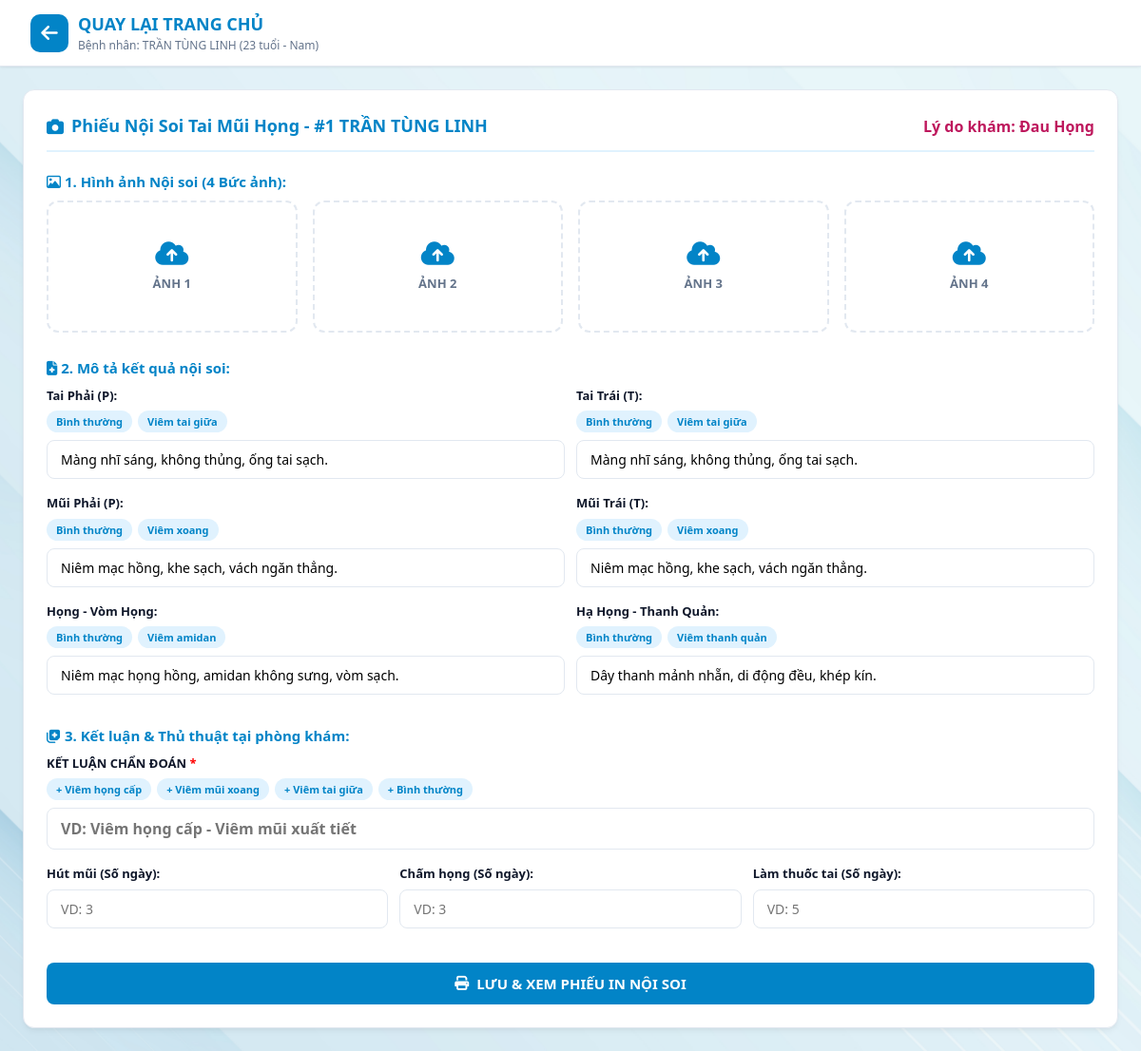
/noisoi/1, run on the app's committed database.
### tables this page shows
CREATE TABLE patients (
    id INTEGER PRIMARY KEY AUTOINCREMENT,
    full_name TEXT NOT NULL,
    age INTEGER,
    gender TEXT,
    address TEXT,
    symptom TEXT,
    created_at TIMESTAMP DEFAULT CURRENT_TIMESTAMP
);

### app.py (the view, shortened to what this page needs)
@app.route('/noisoi/<int:patient_id>', methods=['GET', 'POST'])
def form_noisoi(patient_id):
    db = get_db()
    patient = db.execute('SELECT * FROM patients WHERE id = ?', (patient_id,)).fetchone()
    return render_template('form_noisoi.html', patient=patient, settings=get_settings())

### app.py (called while the page is built)
def get_db():
    db = getattr(g, '_database', None)
    if db is None:
        db = g._database = sqlite3.connect(app.config['DATABASE'])
        db.row_factory = sqlite3.Row
    return db

@app.teardown_appcontext
def close_connection(exception):
    db = getattr(g, '_database', None)
    if db is not None:
        db.close()

def get_settings():
    db = get_db()
    db.execute('''
        CREATE TABLE IF NOT EXISTS settings (
            key TEXT PRIMARY KEY,
            value TEXT
        )
    ''')
    rows = db.execute('SELECT key, value FROM settings').fetchall()
    return {r['key']: r['value'] for r in rows}

### templates/form_noisoi.html (shortened to what this page needs)
<!DOCTYPE html>
<html lang="vi">
<head>
    <link rel="stylesheet" href="https://cdnjs.cloudflare.com/ajax/libs/font-awesome/6.4.0/css/all.min.css">
    <link rel="stylesheet" href="{{ url_for('static', filename='css/style.css') }}">
</head>
<body>
    <header class="app-header">
        <div class="logo-area">
            <a href="/" style="text-decoration: none; color: inherit; display: flex; align-items: center; gap: 10px;">
                <div class="logo-icon"><i class="fa-solid fa-arrow-left"></i></div>
                <div class="logo-text">
                    <h1>QUAY LẠI TRANG CHỦ</h1>
                    <p>Bệnh nhân: {{ patient.full_name }} ({{ patient.age }} tuổi - {{ patient.gender }})</p>
                </div>
            </a>
        </div>
    </header>
    <main class="main-container" style="grid-template-columns: 1fr; max-width: 1100px;">
        <section class="card">
            <div class="card-header">
                <div class="card-title">
                    <i class="fa-solid fa-camera"></i>
                    <span>Phiếu Nội Soi Tai Mũi Họng - #{{ patient.id }} {{ patient.full_name }}</span>
                </div>
                <div style="font-weight: 600; color: #be185d;">Lý do khám: {{ patient.symptom }}</div>
            </div>
            <form action="/noisoi/{{ patient.id }}" method="POST" enctype="multipart/form-data">
                <div class="section-label"><i class="fa-regular fa-image"></i> 1. Hình ảnh Nội soi (4 Bức ảnh):</div>
                <div class="upload-grid">
                    <label class="upload-card">
                        <div id="ph1" class="upload-placeholder">
                            <i class="fa-solid fa-cloud-arrow-up"></i><br><b>ẢNH 1</b>
                        </div>
                    </label>
                    <label class="upload-card">
                        <div id="ph2" class="upload-placeholder">
                            <i class="fa-solid fa-cloud-arrow-up"></i><br><b>ẢNH 2</b>
                        </div>
                    </label>
                    <label class="upload-card">
                        <div id="ph3" class="upload-placeholder">
                            <i class="fa-solid fa-cloud-arrow-up"></i><br><b>ẢNH 3</b>
                        </div>
                    </label>
                    <label class="upload-card">
                        <div id="ph4" class="upload-placeholder">
                            <i class="fa-solid fa-cloud-arrow-up"></i><br><b>ẢNH 4</b>
                        </div>
                    </label>
                </div>
                <div class="section-label"><i class="fa-solid fa-file-medical"></i> 2. Mô tả kết quả nội soi:</div>
                <div class="form-row">
                    <div class="form-group">
                        <label>Tai Phải (P):</label>
                        <div class="template-bar">
                            <button type="button" class="tag-btn" onclick="fillMau('tai_p', 'Màng nhĩ sáng, không thủng, ống tai sạch.')">Bình thường</button>
                            <button type="button" class="tag-btn" onclick="fillMau('tai_p', 'Màng nhĩ sung huyết, ứ dịch đục.')">Viêm tai giữa</button>
                        </div>
                        <input type="text" id="tai_p" name="tai_p" value="Màng nhĩ sáng, không thủng, ống tai sạch.">
                    </div>
                    <div class="form-group">
                        <label>Tai Trái (T):</label>
                        <div class="template-bar">
                            <button type="button" class="tag-btn" onclick="fillMau('tai_t', 'Màng nhĩ sáng, không thủng, ống tai sạch.')">Bình thường</button>
                            <button type="button" class="tag-btn" onclick="fillMau('tai_t', 'Màng nhĩ sung huyết, ứ dịch đục.')">Viêm tai giữa</button>
                        </div>
                        <input type="text" id="tai_t" name="tai_t" value="Màng nhĩ sáng, không thủng, ống tai sạch.">
                    </div>
                </div>
                <div class="form-row">
                    <div class="form-group">
                        <label>Mũi Phải (P):</label>
                        <div class="template-bar">
                            <button type="button" class="tag-btn" onclick="fillMau('mui_p', 'Niêm mạc hồng, khe sạch, vách ngăn thẳng.')">Bình thường</button>
                            <button type="button" class="tag-btn" onclick="fillMau('mui_p', 'Niêm mạc nề đỏ, khe giữa có dịch nhầy mủ.')">Viêm xoang</button>
                        </div>
                        <input type="text" id="mui_p" name="mui_p" value="Niêm mạc hồng, khe sạch, vách ngăn thẳng.">
                    </div>
                    <div class="form-group">
                        <label>Mũi Trái (T):</label>
                        <div class="template-bar">
                            <button type="button" class="tag-btn" onclick="fillMau('mui_t', 'Niêm mạc hồng, khe sạch, vách ngăn thẳng.')">Bình thường</button>
                            <button type="button" class="tag-btn" onclick="fillMau('mui_t', 'Niêm mạc nề đỏ, khe giữa có dịch nhầy mủ.')">Viêm xoang</button>
                        </div>
                        <input type="text" id="mui_t" name="mui_t" value="Niêm mạc hồng, khe sạch, vách ngăn thẳng.">
                    </div>
                </div>
                <div class="form-row">
                    <div class="form-group">
                        <label>Họng - Vòm Họng:</label>
                        <div class="template-bar">
                            <button type="button" class="tag-btn" onclick="fillMau('vong_hong', 'Niêm mạc họng hồng, amidan không sưng, vòm sạch.')">Bình thường</button>
                            <button type="button" class="tag-btn" onclick="fillMau('vong_hong', 'Niêm mạc họng đỏ, amidan quá phát mủ, thành sau có hạt.')">Viêm amidan</button>
                        </div>
                        <input type="text" id="vong_hong" name="vong_hong" value="Niêm mạc họng hồng, amidan không sưng, vòm sạch.">
                    </div>
                    <div class="form-group">
                        <label>Hạ Họng - Thanh Quản:</label>
                        <div class="template-bar">
                            <button type="button" class="tag-btn" onclick="fillMau('thanh_quan', 'Dây thanh mảnh nhẵn, di động đều, khép kín.')">Bình thường</button>
                            <button type="button" class="tag-btn" onclick="fillMau('thanh_quan', 'Dây thanh sung huyết nề, di động đều.')">Viêm thanh quản</button>
                        </div>
                        <input type="text" id="thanh_quan" name="thanh_quan" value="Dây thanh mảnh nhẵn, di động đều, khép kín.">
                    </div>
                </div>
                <div class="section-label"><i class="fa-solid fa-notes-medical"></i> 3. Kết luận & Thủ thuật tại phòng khám:</div>
                <div class="form-group">
                    <label>KẾT LUẬN CHẨN ĐOÁN <span style="color: red;">*</span></label>
                    <div class="template-bar">
                        <button type="button" class="tag-btn" onclick="fillMau('conclusion', 'Viêm họng cấp / Viêm Amidan')">+ Viêm họng cấp</button>
                        <button type="button" class="tag-btn" onclick="fillMau('conclusion', 'Viêm mũi xoang cấp tính')">+ Viêm mũi xoang</button>
                        <button type="button" class="tag-btn" onclick="fillMau('conclusion', 'Viêm tai giữa cấp')">+ Viêm tai giữa</button>
                        <button type="button" class="tag-btn" onclick="fillMau('conclusion', 'Tai mũi họng hiện tại bình thường')">+ Bình thường</button>
                    </div>
                    <input type="text" id="conclusion" name="conclusion" placeholder="VD: Viêm họng cấp - Viêm mũi xuất tiết" required style="font-weight: bold; font-size: 16px; color: #b91c1c;">
                </div>
                <div class="form-row" style="grid-template-columns: 1fr 1fr 1fr;">
                    <div class="form-group">
                        <label>Hút mũi (Số ngày):</label>
                        <input type="number" name="hut_mui_days" placeholder="VD: 3">
                    </div>
                    <div class="form-group">
                        <label>Chấm họng (Số ngày):</label>
                        <input type="number" name="cham_hong_days" placeholder="VD: 3">
                    </div>
                    <div class="form-group">
                        <label>Làm thuốc tai (Số ngày):</label>
                        <input type="number" name="lam_thuoc_tai_days" placeholder="VD: 5">
                    </div>
                </div>
                <button type="submit" class="btn-submit" style="margin-top: 20px;">
                    <i class="fa-solid fa-print"></i>
                    <span>LƯU & XEM PHIẾU IN NỘI SOI</span>
                </button>
            </form>
        </section>
    </main>
</body>
</html>

### static/css/style.css (style rules this page uses)
:root { --primary-color: #0284c7; --primary-hover: #0369a1; --primary-light: #e0f2fe; --bg-main: #f8fafc; --card-bg: #ffffff; --text-main: #0f172a; --text-muted: #64748b; --border-color: #e2e8f0; --shadow-sm: 0 1px 3px rgba(0,0,0,0.05), 0 1px 2px rgba(0,0,0,0.03); --shadow-md: 0 4px 6px -1px rgba(0,0,0,0.05), 0 2px 4px -1px rgba(0,0,0,0.03); --shadow-lg: 0 10px 15px -3px rgba(0,0,0,0.05), 0 4px 6px -2px rgba(0,0,0,0.02); --radius: 12px; }
* { box-sizing: border-box; margin: 0; padding: 0; font-family: 'Segoe UI', Roboto, Helvetica, Arial, sans-serif; }
body { background: url('../images/bg-medical.jpg') no-repeat center center fixed; background-size: cover; color: var(--text-main); line-height: 1.5; min-height: 100vh; }
.app-header { background: var(--card-bg); border-bottom: 1px solid var(--border-color); padding: 12px 32px; display: flex; justify-content: space-between; align-items: center; box-shadow: var(--shadow-sm); position: sticky; top: 0; z-index: 100; }
.main-container { max-width: 1450px !important; margin: 20px auto; padding: 0 20px; }
.logo-area { display: flex; align-items: center; gap: 12px; }
.logo-icon { background: var(--primary-color); color: white; width: 40px; height: 40px; border-radius: 10px; display: flex; align-items: center; justify-content: center; font-size: 20px; font-weight: bold; }
.logo-text h1 { font-size: 18px; color: var(--primary-color); font-weight: 700; }
.logo-text p { font-size: 12px; color: var(--text-muted); }
.main-container { max-width: 1400px; margin: 24px auto; padding: 0 24px; display: grid; grid-template-columns: 420px 1fr; gap: 24px; }
.card { background: var(--card-bg); border-radius: var(--radius); border: 1px solid var(--border-color); box-shadow: var(--shadow-md); padding: 24px; }
.card-header { display: flex; justify-content: space-between; align-items: center; margin-bottom: 20px; padding-bottom: 12px; border-bottom: 2px solid var(--primary-light); }
.card-title { font-size: 18px; font-weight: 600; color: var(--primary-color); display: flex; align-items: center; gap: 8px; }
.form-group { margin-bottom: 16px; }
.form-row { display: grid; grid-template-columns: 1fr 1fr; gap: 12px; }
label { display: block; font-size: 13px; font-weight: 600; margin-bottom: 6px; color: var(--text-main); }
input[type="text"], input[type="number"], select, textarea { width: 100%; padding: 10px 14px; border: 1.5px solid var(--border-color); border-radius: 8px; font-size: 14px; outline: none; transition: all 0.2s ease; background-color: #fff; }
.tag-btn { background: var(--primary-light); color: var(--primary-color); border: none; padding: 4px 10px; border-radius: 20px; font-size: 11px; font-weight: 600; cursor: pointer; transition: all 0.15s ease; }
.btn-submit { width: 100%; background: var(--primary-color); color: white; border: none; padding: 12px; border-radius: 8px; font-size: 15px; font-weight: 600; cursor: pointer; transition: background 0.2s ease; display: flex; align-items: center; justify-content: center; gap: 8px; margin-top: 10px; }

### templates/form_noisoi.html (style rules this page uses)
.upload-grid { display: grid; grid-template-columns: repeat(4, 1fr); gap: 16px; margin-bottom: 20px; }
.upload-card { border: 2px dashed var(--border-color); border-radius: var(--radius); padding: 10px; text-align: center; background: #fff; position: relative; cursor: pointer; transition: all 0.2s; }
.upload-placeholder { padding: 30px 0; color: var(--text-muted); }
.upload-placeholder i { font-size: 28px; color: var(--primary-color); margin-bottom: 8px; }
.section-label { font-size: 15px; font-weight: bold; color: var(--primary-color); margin: 16px 0 8px 0; }
.template-bar { margin-bottom: 8px; display: flex; gap: 6px; flex-wrap: wrap; }

### data on the page
patients: full_name "TRẦN TÙNG LINH", age "23", gender "Nam", id "1", symptom "Đau Họng"
